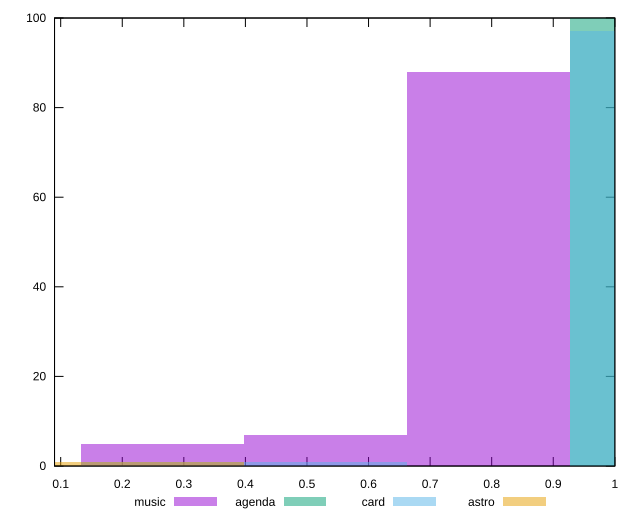

This figure's gnuplot source:
reset

$music <<EOF
0.26510733400652753 5
0.7953220020195826 88
0.5302146680130551 7
EOF

$agenda <<EOF
1.0604293360261101 100
EOF

$card <<EOF
1.0604293360261101 97
0.26510733400652753 1
0.5302146680130551 1
EOF

$astro <<EOF
0 1
0.26510733400652753 1
EOF

set key outside below
set boxwidth 0.26510733400652753
set xrange [0.09:1]
set yrange [0:100]
set trange [0:100]
set style fill transparent solid 0.5 noborder
set terminal svg size 640, 520 enhanced background rgb 'white'
set output "reports/report_00030_2021-02-24T20-42-31.540Z/speed-index/comparison/histogram/all_score.svg"

plot $music title "music" with boxes, \
     $agenda title "agenda" with boxes, \
     $card title "card" with boxes, \
     $astro title "astro" with boxes

reset
